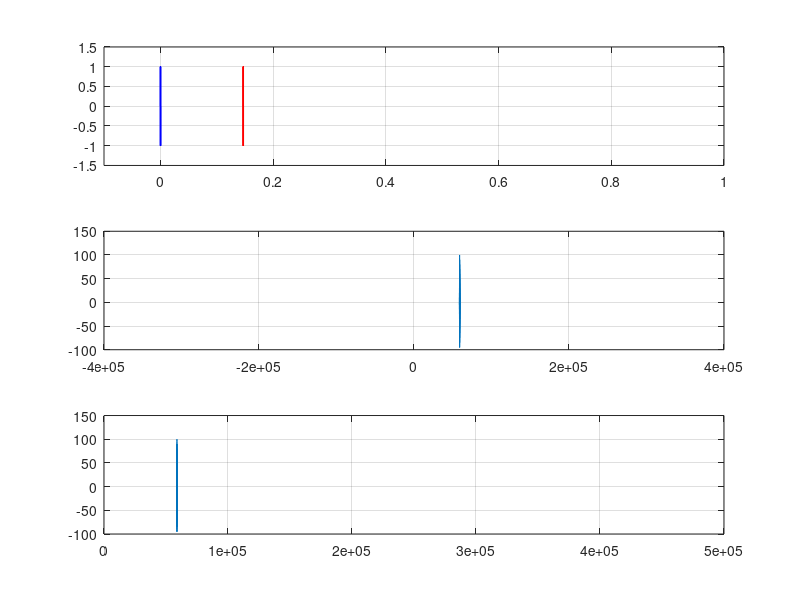

MATLAB code for this plot:


%% Home assignment 
% application of correlation - delay time 

% condition
clear all;clc;clf
fs = 2*10^4 ;  % [Hz]
tduration = 10/fs ; % the duration time of sending signal 
vel = 340;  % acoustic speed [m/s]
dis_min = 1; % minimum detectable distance
distance = 25; % the distance between the car and the object

% calculate the delay time
tdelay = 2*distance / vel ; % time delay

% determine the sampling time 
tsamp =1/(fs*20);

%
tstart = 0;
tstop = 1;
% plot send and received signal;
t =tstart:tsamp:tstop;
t_send = tstart:tsamp:tduration;
t_zero  = tduration+tsamp:tsamp:tstop;
t=[t_send t_zero];
% sens signal 
sig = sin(2*pi*fs.*t_send);
send = [sig   zeros(1,size(t_zero,2)) ];

% received signal : we do not assume the signal ttenuation due to the traveling distance
n=floor(tdelay/tsamp);    % the number of sampling time in time delay
rec =[zeros(1,n)  send(1:end -n)];

% plotting the send and the received signals

figure(1)
subplot(3,1,1)
plot(t,send,'b',t,rec,'r');grid on
axis([-0.1 1 -1.5 1.5])

subplot(3,1,2)
[xc, lags] = xcorr(rec,send);
plot(lags,xc); grid on
%
N = (size(lags,2)-1)/2;
subplot(3,1,3)
plot(xc(N:2*N)); grid on
[M,I] = max(xc(N:2*N));
tdelay_est = I*tsamp;
distance_est = vel*tdelay/2
fprintf('this is the estimated distance %4.2f  by the  correlation method. \n ', distance_est)



